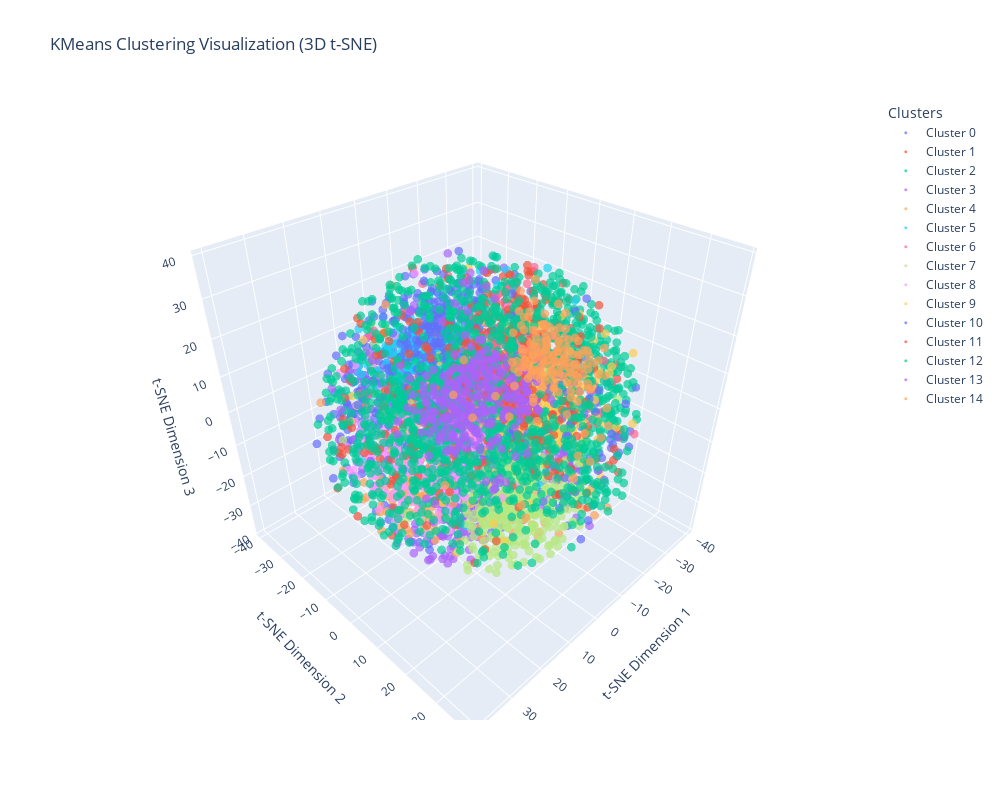
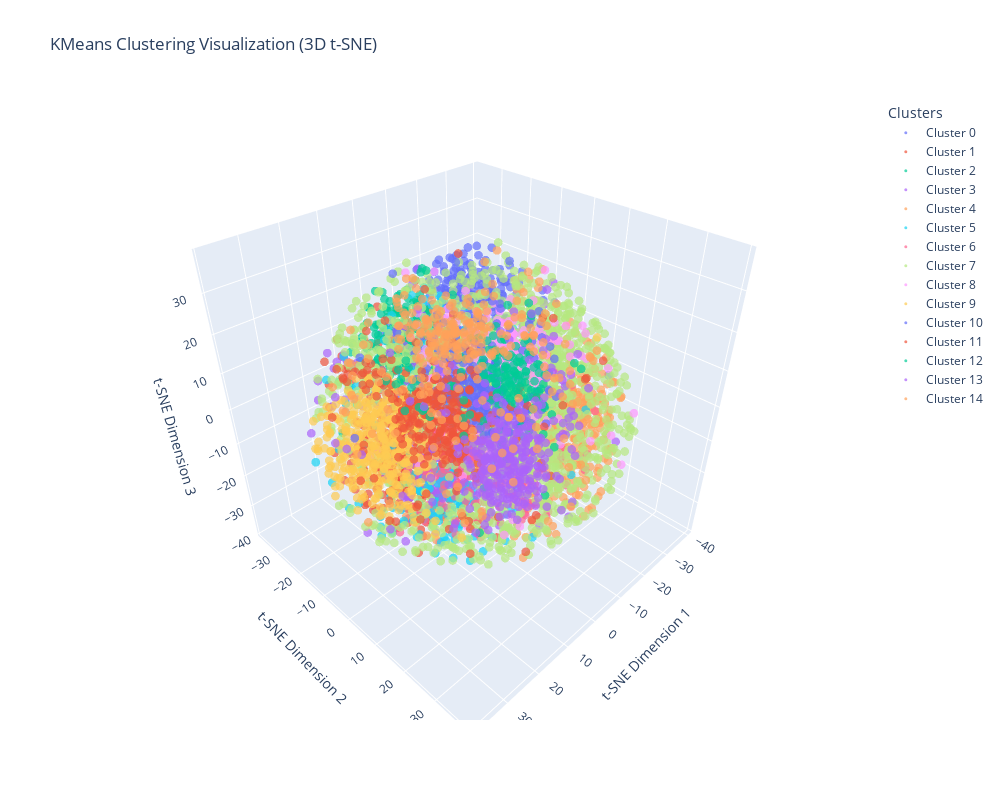

Notebook source saved alongside these figures, in order:
### Markdown cell above
### Experiment with Different Values of k for KMeans Clustering

This code performs an experiment to determine the optimal number of clusters (k) for KMeans clustering using two metrics: distortion and silhouette score.

**Function `calculate_distortion_and_silhouette`**:
- Takes an SVD matrix and a range of k values.
- For each k, it fits a KMeans model and calculates:
    - **Distortion**: Average distance from each point to its assigned cluster center.
    - **Silhouette Score**: Measures how similar a point is to its own cluster compared to other clusters.
- Returns lists of distortion and silhouette scores for each k.

This experiment helps in selecting the optimal number of clusters for KMeans clustering by balancing between compactness (distortion) and separation (silhouette score).

## Result Analysis
From the graphs, it can be seen that more clusters = better distortion and silhouette scores. There is no clear formation of an 'elbow' to decide an optional choice of k. This is due to extensive size of the dataset and its nature which includes a lot of jargon words which are hypercontextualised and cannot form meaningful clusters

### Code cell
from concurrent.futures import as_completed, ThreadPoolExecutor
from sklearn.manifold import TSNE
from sklearn.cluster import KMeans
from tqdm import tqdm
import numpy as np
import pandas as pd
import plotly.graph_objects as go
from sklearn.feature_extraction.text import TfidfVectorizer

def perform_clustering(df, svd_matrix, n_clusters=5):
    """
    Perform KMeans clustering and visualize results using Plotly.

    Args:
        df (pd.DataFrame): DataFrame containing the data.
        svd_matrix (np.ndarray): SVD matrix for the data.
        n_clusters (int): Number of clusters for KMeans.

    Returns:
        pd.DataFrame: DataFrame with an additional 'cluster' column.
        dict: Dictionary containing top words for each cluster.
        plotly.graph_objects.Figure: Interactive 3D plot.
    """
    kmeans = KMeans(n_clusters=n_clusters, random_state=42, n_init='auto')
    df.loc[:, 'cluster'] = kmeans.fit_predict(svd_matrix)

    # Store top words per cluster
    top_words_dict = {}
    for cluster_id in range(n_clusters):
        cluster_text = df[df['cluster'] == cluster_id]['cleaned_abstract']
        if cluster_text.empty:
            top_words_dict[cluster_id] = ["No documents"]
            continue
        tfidf_vectorizer = TfidfVectorizer(max_features=5000)
        tfidf_matrix = tfidf_vectorizer.fit_transform(cluster_text)
        try:
            top_words_idx = tfidf_matrix.sum(axis=0).argsort()[0, ::-1].tolist()[0]
            top_words = [tfidf_vectorizer.get_feature_names_out()[i] for i in top_words_idx]
        except IndexError:
            top_words = ["No significant terms"]
        top_words_dict[cluster_id] = top_words
    
    # Reduce dimensionality for visualization
    tsne = TSNE(n_components=3,perplexity=500, random_state=42)
    tsne_matrix = tsne.fit_transform(svd_matrix)

    # Create an interactive 3D scatter plot using Plotly
    fig = go.Figure()

    for cluster_id in range(n_clusters):
        cluster_points = tsne_matrix[df['cluster'] == cluster_id]
        fig.add_trace(go.Scatter3d(
            x=cluster_points[:, 0],
            y=cluster_points[:, 1],
            z=cluster_points[:, 2],
            mode='markers',
            marker=dict(size=3, opacity=0.7),
            name=f'Cluster {cluster_id}'
        ))

    fig.update_layout(width=1000,
        height=800,
        title="KMeans Clustering Visualization (3D t-SNE)",
        scene=dict(
            xaxis_title='t-SNE Dimension 1',
            yaxis_title='t-SNE Dimension 2',
            zaxis_title='t-SNE Dimension 3'
        ),
        legend_title="Clusters"
    )

    fig.show()
    
    return df, top_words_dict, fig

# Perform clustering for both time periods using parallel processing
results = {}
with ThreadPoolExecutor() as executor:
    futures = {
        executor.submit(perform_clustering, df_2020, svd_matrix_2020, n_clusters=15): '2020',
        executor.submit(perform_clustering, df_2023, svd_matrix_2023, n_clusters=15): '2023'
    }
    
    with tqdm(total=len(futures), desc="Clustering", leave=True, position=0) as pbar:
        for future in as_completed(futures):
            period = futures[future]
            results[period] = future.result()
            pbar.update(1)

# Extract results
df_2020_clustered, top_words_2020, fig_2020 = results['2020']
df_2023_clustered, top_words_2023, fig_2023 = results['2023']

# Print top words for each cluster
print("\nTop words for each cluster (2019-2020):")
for cluster_id, top_words in top_words_2020.items():
    print(f"Cluster {cluster_id}: {top_words}")

print("\nTop words for each cluster (2023-2024):")
for cluster_id, top_words in top_words_2023.items():
    print(f"Cluster {cluster_id}: {top_words}")

### Figure 1 — Plotly figure (JSON) as saved in the notebook; plotly's stock layout.template omitted (floating-point values rounded to 4 significant figures; data arrays with more than 128 entries replaced by an {"elided": "..."} marker saying what was removed)
{"data": [{"marker": {"opacity": 0.7, "size": 3}, "mode": "markers", "name": "Cluster 0", "type": "scatter3d", "x": {"elided": "522 float values"}, "y": {"elided": "522 float values"}, "z": {"elided": "522 float values"}}, {"marker": {"opacity": 0.7, "size": 3}, "mode": "markers", "name": "Cluster 1", "type": "scatter3d", "x": {"elided": "145 float values"}, "y": {"elided": "145 float values"}, "z": {"elided": "145 float values"}}, {"marker": {"opacity": 0.7, "size": 3}, "mode": "markers", "name": "Cluster 2", "type": "scatter3d", "x": {"elided": "238 float values"}, "y": {"elided": "238 float values"}, "z": {"elided": "238 float values"}}, {"marker": {"opacity": 0.7, "size": 3}, "mode": "markers", "name": "Cluster 3", "type": "scatter3d", "x": {"elided": "341 float values"}, "y": {"elided": "341 float values"}, "z": {"elided": "341 float values"}}, {"marker": {"opacity": 0.7, "size": 3}, "mode": "markers", "name": "Cluster 4", "type": "scatter3d", "x": {"elided": "184 float values"}, "y": {"elided": "184 float values"}, "z": {"elided": "184 float values"}}, {"marker": {"opacity": 0.7, "size": 3}, "mode": "markers", "name": "Cluster 5", "type": "scatter3d", "x": {"elided": "197 float values"}, "y": {"elided": "197 float values"}, "z": {"elided": "197 float values"}}, {"marker": {"opacity": 0.7, "size": 3}, "mode": "markers", "name": "Cluster 6", "type": "scatter3d", "x": {"elided": "202 float values"}, "y": {"elided": "202 float values"}, "z": {"elided": "202 float values"}}, {"marker": {"opacity": 0.7, "size": 3}, "mode": "markers", "name": "Cluster 7", "type": "scatter3d", "x": {"elided": "361 float values"}, "y": {"elided": "361 float values"}, "z": {"elided": "361 float values"}}, {"marker": {"opacity": 0.7, "size": 3}, "mode": "markers", "name": "Cluster 8", "type": "scatter3d", "x": {"elided": "288 float values"}, "y": {"elided": "288 float values"}, "z": {"elided": "288 float values"}}, {"marker": {"opacity": 0.7, "size": 3}, "mode": "markers", "name": "Cluster 9", "type": "scatter3d", "x": {"elided": "195 float values"}, "y": {"elided": "195 float values"}, "z": {"elided": "195 float values"}}, {"marker": {"opacity": 0.7, "size": 3}, "mode": "markers", "name": "Cluster 10", "type": "scatter3d", "x": {"elided": "316 float values"}, "y": {"elided": "316 float values"}, "z": {"elided": "316 float values"}}, {"marker": {"opacity": 0.7, "size": 3}, "mode": "markers", "name": "Cluster 11", "type": "scatter3d", "x": {"elided": "305 float values"}, "y": {"elided": "305 float values"}, "z": {"elided": "305 float values"}}, {"marker": {"opacity": 0.7, "size": 3}, "mode": "markers", "name": "Cluster 12", "type": "scatter3d", "x": {"elided": "1069 float values"}, "y": {"elided": "1069 float values"}, "z": {"elided": "1069 float values"}}, {"marker": {"opacity": 0.7, "size": 3}, "mode": "markers", "name": "Cluster 13", "type": "scatter3d", "x": {"elided": "272 float values"}, "y": {"elided": "272 float values"}, "z": {"elided": "272 float values"}}, {"marker": {"opacity": 0.7, "size": 3}, "mode": "markers", "name": "Cluster 14", "type": "scatter3d", "x": {"elided": "158 float values"}, "y": {"elided": "158 float values"}, "z": {"elided": "158 float values"}}], "layout": {"height": 800, "legend": {"title": {"text": "Clusters"}}, "scene": {"xaxis": {"title": {"text": "t-SNE Dimension 1"}}, "yaxis": {"title": {"text": "t-SNE Dimension 2"}}, "zaxis": {"title": {"text": "t-SNE Dimension 3"}}}, "title": {"text": "KMeans Clustering Visualization (3D t-SNE)"}, "width": 1000}}

### Figure 2 — Plotly figure (JSON) as saved in the notebook; plotly's stock layout.template omitted (floating-point values rounded to 4 significant figures; data arrays with more than 128 entries replaced by an {"elided": "..."} marker saying what was removed)
{"data": [{"marker": {"opacity": 0.7, "size": 3}, "mode": "markers", "name": "Cluster 0", "type": "scatter3d", "x": {"elided": "170 float values"}, "y": {"elided": "170 float values"}, "z": {"elided": "170 float values"}}, {"marker": {"opacity": 0.7, "size": 3}, "mode": "markers", "name": "Cluster 1", "type": "scatter3d", "x": {"elided": "281 float values"}, "y": {"elided": "281 float values"}, "z": {"elided": "281 float values"}}, {"marker": {"opacity": 0.7, "size": 3}, "mode": "markers", "name": "Cluster 2", "type": "scatter3d", "x": {"elided": "171 float values"}, "y": {"elided": "171 float values"}, "z": {"elided": "171 float values"}}, {"marker": {"opacity": 0.7, "size": 3}, "mode": "markers", "name": "Cluster 3", "type": "scatter3d", "x": {"elided": "262 float values"}, "y": {"elided": "262 float values"}, "z": {"elided": "262 float values"}}, {"marker": {"opacity": 0.7, "size": 3}, "mode": "markers", "name": "Cluster 4", "type": "scatter3d", "x": {"elided": "323 float values"}, "y": {"elided": "323 float values"}, "z": {"elided": "323 float values"}}, {"marker": {"opacity": 0.7, "size": 3}, "mode": "markers", "name": "Cluster 5", "type": "scatter3d", "x": {"elided": "204 float values"}, "y": {"elided": "204 float values"}, "z": {"elided": "204 float values"}}, {"marker": {"opacity": 0.7, "size": 3}, "mode": "markers", "name": "Cluster 6", "type": "scatter3d", "x": {"elided": "218 float values"}, "y": {"elided": "218 float values"}, "z": {"elided": "218 float values"}}, {"marker": {"opacity": 0.7, "size": 3}, "mode": "markers", "name": "Cluster 7", "type": "scatter3d", "x": {"elided": "1331 float values"}, "y": {"elided": "1331 float values"}, "z": {"elided": "1331 float values"}}, {"marker": {"opacity": 0.7, "size": 3}, "mode": "markers", "name": "Cluster 8", "type": "scatter3d", "x": {"elided": "204 float values"}, "y": {"elided": "204 float values"}, "z": {"elided": "204 float values"}}, {"marker": {"opacity": 0.7, "size": 3}, "mode": "markers", "name": "Cluster 9", "type": "scatter3d", "x": {"elided": "369 float values"}, "y": {"elided": "369 float values"}, "z": {"elided": "369 float values"}}, {"marker": {"opacity": 0.7, "size": 3}, "mode": "markers", "name": "Cluster 10", "type": "scatter3d", "x": {"elided": "238 float values"}, "y": {"elided": "238 float values"}, "z": {"elided": "238 float values"}}, {"marker": {"opacity": 0.7, "size": 3}, "mode": "markers", "name": "Cluster 11", "type": "scatter3d", "x": {"elided": "284 float values"}, "y": {"elided": "284 float values"}, "z": {"elided": "284 float values"}}, {"marker": {"opacity": 0.7, "size": 3}, "mode": "markers", "name": "Cluster 12", "type": "scatter3d", "x": {"elided": "152 float values"}, "y": {"elided": "152 float values"}, "z": {"elided": "152 float values"}}, {"marker": {"opacity": 0.7, "size": 3}, "mode": "markers", "name": "Cluster 13", "type": "scatter3d", "x": {"elided": "323 float values"}, "y": {"elided": "323 float values"}, "z": {"elided": "323 float values"}}, {"marker": {"opacity": 0.7, "size": 3}, "mode": "markers", "name": "Cluster 14", "type": "scatter3d", "x": {"elided": "270 float values"}, "y": {"elided": "270 float values"}, "z": {"elided": "270 float values"}}], "layout": {"height": 800, "legend": {"title": {"text": "Clusters"}}, "scene": {"xaxis": {"title": {"text": "t-SNE Dimension 1"}}, "yaxis": {"title": {"text": "t-SNE Dimension 2"}}, "zaxis": {"title": {"text": "t-SNE Dimension 3"}}}, "title": {"text": "KMeans Clustering Visualization (3D t-SNE)"}, "width": 1000}}
